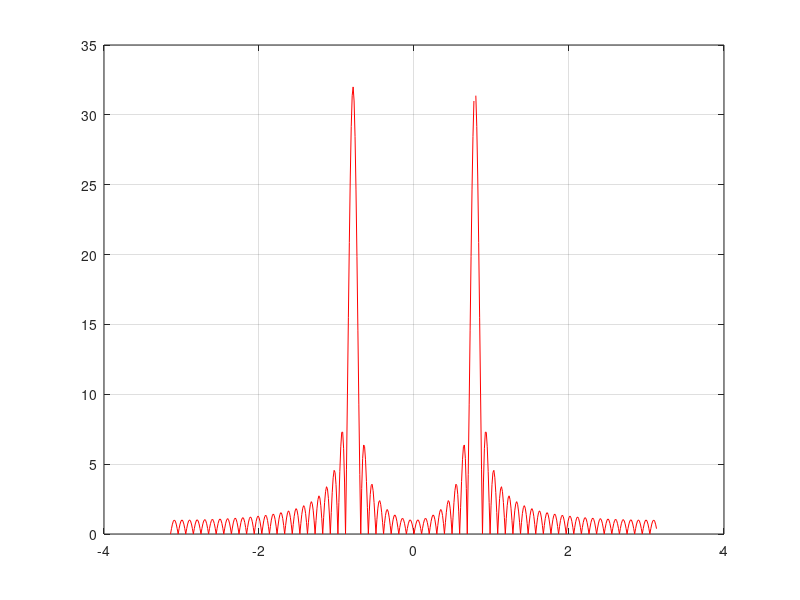

The MATLAB source for this figure:
% fichero FPDS_P1_TEST2.m

close all; 
clear all;

fs = 2^13; % frecuencia de muestreo 
L = 2^6; % numero de muestras
k = 2^9; % valor de k

n = 0:(L-1); % vector de muestras
f1 = 2^10;
N = 2^9;
w1 = 2*pi*f1/fs;

x = cos(w1*n);


wn = ((0:(N-1)))/N - .5;
ww = 2*pi*wn;

ftx = .5*exp (-i*(L-1)/2*(ww-w1)).*(sin((ww-w1)*L/2))./(sin((ww-w1)/2)) ...
        +  .5*exp(-i*(L-1)./2*(ww-(2*pi-w1))).*sin((ww-(2*pi-w1))*L/2)./...
        (sin((ww-(2*pi-w1))/2));

fig = figure(1);
plot(ww,abs(ftx),'r');
hold on; 
grid on;
